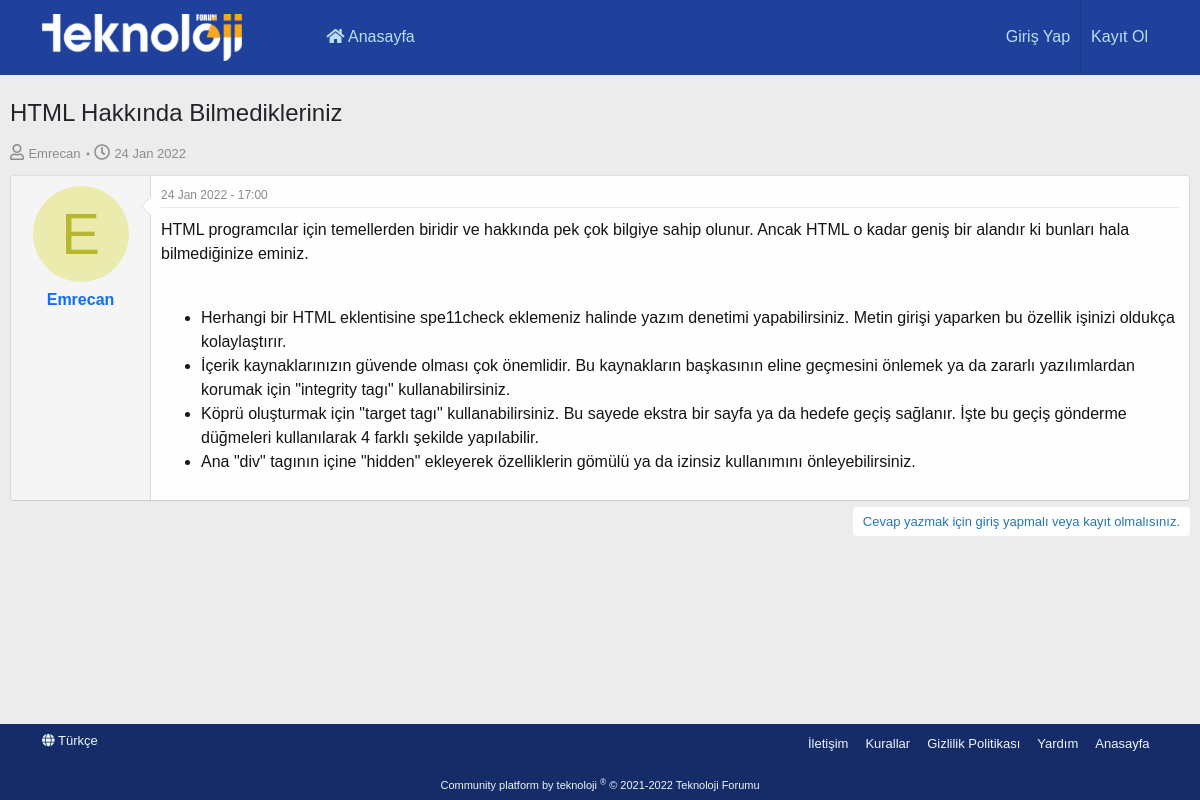
Page /konular/html-hakkinda-bilmedikleriniz on the earlier database version.
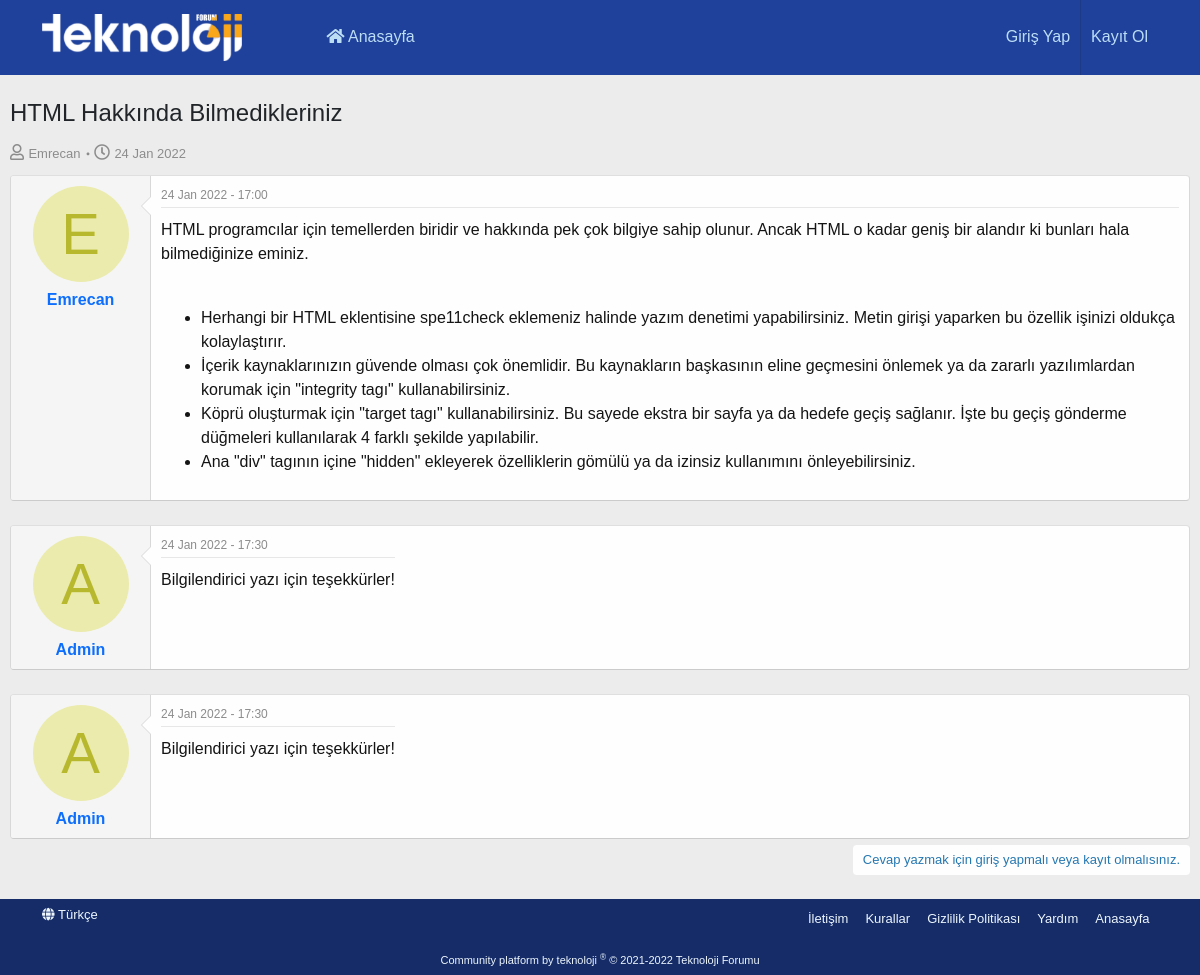
Same page on the later database version.
### tables this page shows
CREATE TABLE `messages` (
  `message_id` int(11) NOT NULL,
  `message_content` text NOT NULL,
  `topic_id` int(11) NOT NULL,
  `message_created_date` timestamp NOT NULL DEFAULT current_timestamp(),
  `user_id` int(11) NOT NULL
);

CREATE TABLE `users` (
  `user_id` int(11) NOT NULL,
  `user_name` varchar(255) NOT NULL,
  `user_email` varchar(255) NOT NULL,
  `user_password` varchar(255) NOT NULL,
  `user_register_date` timestamp NOT NULL DEFAULT current_timestamp()
);

### application/controllers/Topic.php (called while the page is built, shortened)
<?php
class Topic extends CI_Controller {
    public function __construct() {
		$this->load->model('topicmodel');
		$this->load->model('messagemodel');
		$this->load->model('usermodel');
		$this->load->library('form_validation');
	}
	public function index($get_topic) {
		$topic = $this->topicmodel->getTopics(array('topic_url' => $get_topic));
		if (!empty($topic)) {
			$topic_id = $topic[0]->topic_id;
			$messages = $this->messagemodel->getMessages(array('topic_id' => $topic_id));
			$this->load->view('topic', array(
				'topic_id' => $topic_id,
				'topic_name' => $topic[0]->topic_name,
				'topic_url' => $topic[0]->topic_url,
				'user_name' => $topic[0]->user_name,
				'topic_created_date' => $topic[0]->topic_created_date,
				'board_id' => $topic[0]->board_id,
				'messages' => $messages
			));
		} else {
			show_404();
		}
	}
}

### index.php (called while the page is built, shortened)
<?php
require_once BASEPATH.'core/CodeIgniter.php';

### application/models/TopicModel.php (called while the page is built, shortened)
<?php
class TopicModel extends CI_Model {
    public function getTopics($where) {
        $topics = $this->db->join('users', 'topics.user_id = users.user_id')->get_where('topics', $where);
        return $topics->result();
    }
}

### application/models/MessageModel.php (called while the page is built, shortened)
<?php
class MessageModel extends CI_Model {
    public function getMessages($where) {
        $messages = $this->db->join('users', 'messages.user_id = users.user_id')->get_where('messages', $where);
        return $messages->result();
    }
}

### application/views/topic.php (the view, shortened to what the changed rows need)
<!DOCTYPE html>
<html lang="tr">
<head>
</head>
<body>
    <section>
        <div class="p-body">
            <div class="container p-body-inner">
                <div class="p-body-main">
                    <div class="p-body-content">
                        <div class="p-body-pageContent">
                            <div class="block block--messages">
                                <div class="block-container lbContainer">
                                    <div class="block-body">
                                        <?php foreach ($messages as $key => $value) : ?>
                                            <article class="message message--post">
                                                <div class="message-inner">
                                                    <div class="message-cell message-cell--user">
                                                        <div itemscope itemtype="https://schema.org/Person" class="message-user">
                                                            <div class="message-avatar">
                                                                <div class="message-avatar-wrapper">
                                                                    <a href="" class="avatar avatar--m avatar--default avatar--default--dynamic" style="background-color: #ebebad; color: #b8b82e"><span><?=strtoupper($value->user_name[0]);?></span></a>
                                                                </div>
                                                            </div>
                                                            <div class="message-userDetails">
                                                                <h4 class="message-name">
                                                                    <a href="" class="username" dir="auto" itemprop="name"><?=$value->user_name;?></a>
                                                                </h4>
                                                            </div>
                                                            <span class="message-userArrow"></span>
                                                        </div>
                                                    </div>
                                                    <div class="message-cell message-cell-main">
                                                        <div class="message-main">
                                                            <div class="message-attribution message-attribution--split">
                                                                <ul class="message-attribution-main listInline">
                                                                    <li class="u-concealed">
                                                                        <a href="#topic=<?=$value->topic_id;?>.msg=<?=$value->message_id;?>"><time class="u-dt" dir="auto"><?=strftime('%d %b %Y - %H:%M', strtotime($value->message_created_date));?></time></a>
                                                                    </li>
                                                                </ul>
                                                            </div>
                                                            <div class="message-content">
                                                                <div class="message-userContent lbContainer">
                                                                    <article class="message-body">
                                                                        <div class="bbWrapper">
                                                                            <?=$value->message_content;?>
                                                                        </div>
                                                                    </article>
                                                                </div>
                                                            </div>
                                                        </div>
                                                    </div>
                                                </div>
                                            </article>
                                            <br>
                                        <?php endforeach;?>
                                    </div>
                                </div>
                            </div>
                        </div>
                    </div>
                </div>
            </div>
        </div>
    </section>
    <br>
</body>
</html>

Differences in the rows shown:
added messages: user.user_name "A", user.user_name "Admin", message_created_date "24 Jan 2022 - 17:30", message_content "Bilgilendirici yazı için teşekkürler!"
added messages: user.user_name "A", user.user_name "Admin", message_created_date "24 Jan 2022 - 17:30", message_content "Bilgilendirici yazı için teşekkürler!"
